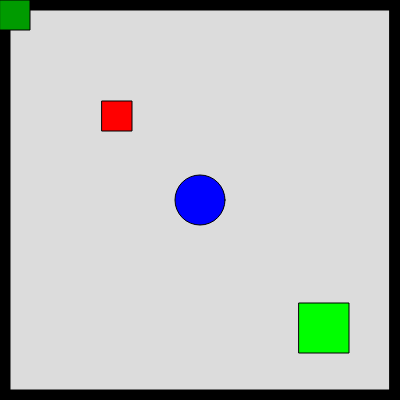
Frame 1 (no input)
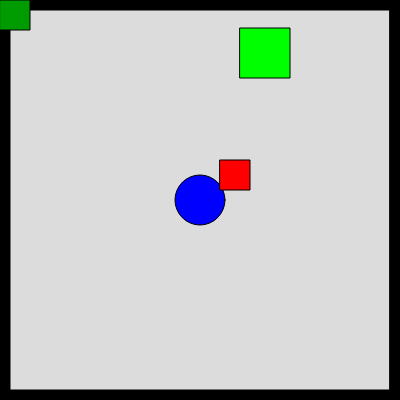
Frame 60 (no input)
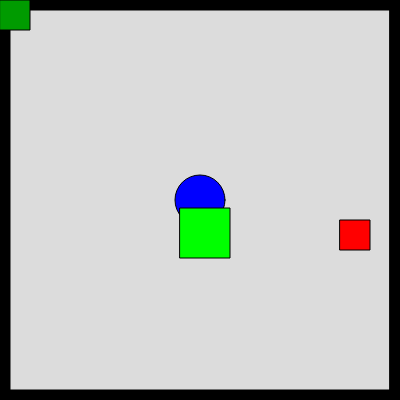
Frame 120 (the mouse pressed at the canvas centre since frame 60)

The p5.js sketch that drew these frames (run headless with seeded random() and noise() and a simulated clock; from frame 60 on, the mouse is pressed at the canvas centre):

// p5.js sketch
// ── sketch.js
let player;
let obstacles = [];
let exit;

function setup() {
  createCanvas(400, 400);
  player = createPlayer(200, 200);
  exit = createExit(0, 0, 30, 30);
  createObstacle(100, 100, 30, color(255, 0, 0), 2, 1);
  createObstacle(300, 300, 50, color(0, 255, 0), -1, 3);
}

function draw() {
  background(220);
  drawBorders(width, height);
  movePlayer(player);
  drawPlayer(player);
  moveObstacles();
  drawObstacles();
  drawExit(exit);
  checkWin(player, exit);
}

function keyPressed() {
  movePlayerWithKeyboard(player, keyCode);
}

function mouseClicked() {
  createObstacle(mouseX, mouseY, 20, color(255, 0, 255), 0, 0);
}

function createPlayer(x, y) {
  return { x, y };
}

function drawPlayer(player) {
  fill(0, 0, 255);
  ellipse(player.x, player.y, 50);
}

function movePlayer(player) {
  // Move player using keyboard input in keyPressed()
}

function movePlayerWithKeyboard(player, keyCode) {
  if (keyCode === LEFT_ARROW) {
    player.x -= 10;
  } else if (keyCode === RIGHT_ARROW) {
    player.x += 10;
  } else if (keyCode === UP_ARROW) {
    player.y -= 10;
  } else if (keyCode === DOWN_ARROW) {
    player.y += 10;
  }
}

function createObstacle(x, y, size, color, xSpeed, ySpeed) {
  obstacles.push({ x, y, size, color, xSpeed, ySpeed });
}

function drawObstacles() {
  for (let obstacle of obstacles) {
    fill(obstacle.color);
    rect(obstacle.x, obstacle.y, obstacle.size, obstacle.size);
  }
}

function moveObstacles() {
  for (let obstacle of obstacles) {
    obstacle.x += obstacle.xSpeed;
    obstacle.y += obstacle.ySpeed;

    if (obstacle.x < -obstacle.size) {
      obstacle.x = width;
    } else if (obstacle.x > width) {
      obstacle.x = -obstacle.size;
    }

    if (obstacle.y < -obstacle.size) {
      obstacle.y = height;
    } else if (obstacle.y > height) {
      obstacle.y = -obstacle.size;
    }
  }
}

function createBorders(width, height) {
  return [
    { x: 0, y: 0, width: width, height: 10 },
    { x: 0, y: height-10, width: width, height: 10 },
    { x: 0, y: 10, width: 10, height: height-20 },
    { x: width-10, y: 10, width: 10, height: height-20 }
  ];
}

function drawBorders(width, height) {
  let borders = createBorders(width, height);
  for (let border of borders) {
    fill(0);
    rect(border.x, border.y, border.width, border.height);
  }
}

function createExit(x, y, width, height) {
  return { x, y, width, height };
}

function drawExit(exit) {
    fill(0, 155, 0);
    stroke(0);
    strokeWeight(1);
    rect(exit.x, exit.y, exit.width, exit.height);
  }

  function checkWin(player, exit) {
    if (
      player.x > exit.x &&
      player.x < exit.x + exit.width &&
      player.y > exit.y &&
      player.y < exit.y + exit.height
    ) {
      alert("You win!");
    }
  }
